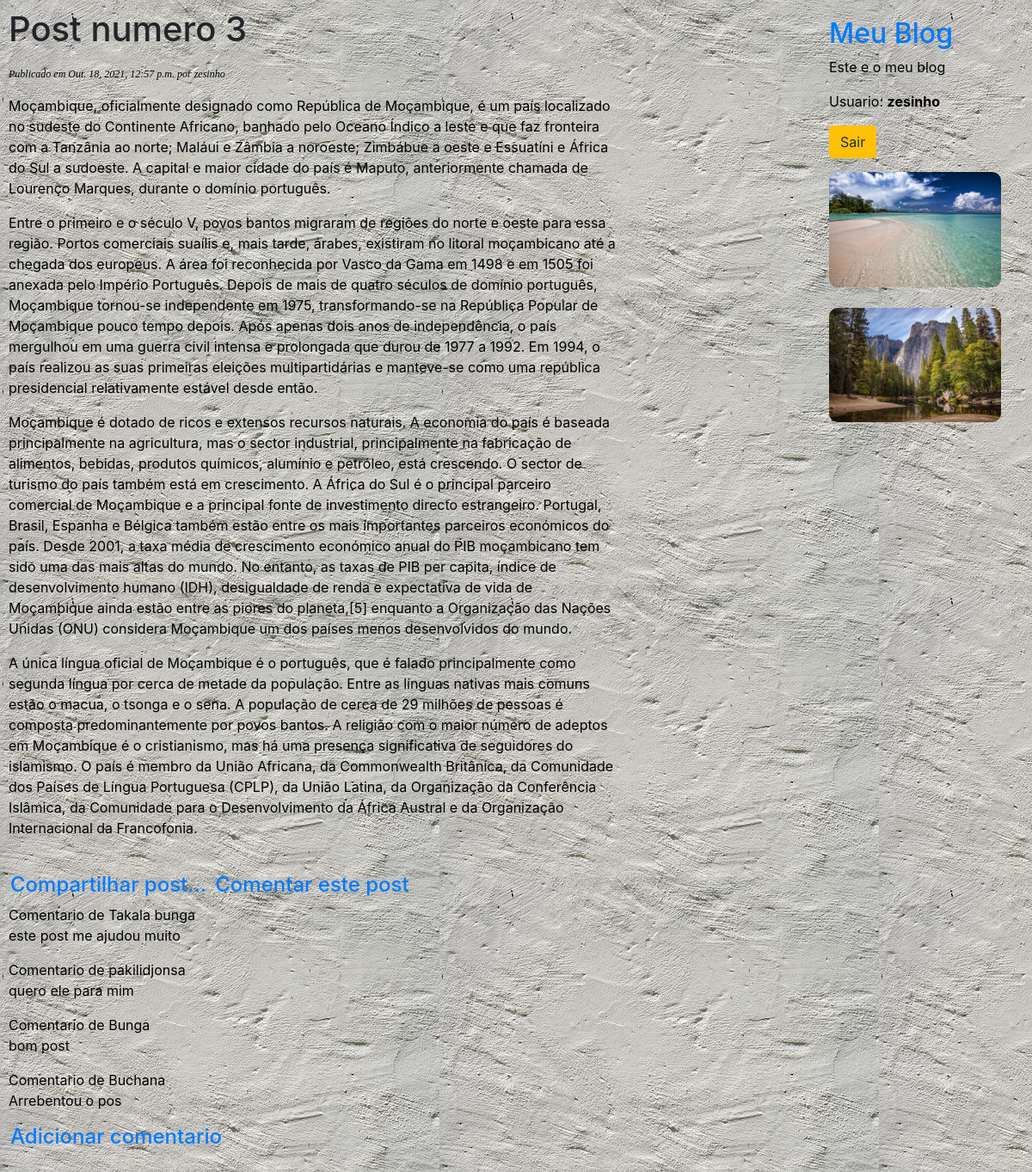
The app's page /post-numero-3/ (signed in) with its own data.
### blog/models.py (models this page shows, shortened)
class Post(models.Model):
    STATUS_CHOICES = (
        ('rascunho', 'Rascunho'),
        ('publicado', 'Publicado')
    )
    objects = models.Manager() #este e o gerenciador padrao
    publicados = PublicadosManager() #nosso gerenciador personalizado
    titulo = models.CharField(max_length=250)
    slug = models.SlugField(max_length=100)
    corpo = models.TextField()
    autor = models.ForeignKey(User, on_delete=models.CASCADE, related_name='blog_posts')
    publicado = models.DateTimeField(default=timezone.now)
    criado = models.DateTimeField(auto_now_add=True)
    status = models.CharField(max_length=9, choices=STATUS_CHOICES, default='rascunho')
    class Meta:
        ordering = ('-publicado',)
        verbose_name = 'Post'
        verbose_name_plural = 'Posts'

class Comentario(models.Model):
    post = models.ForeignKey(Post, on_delete=models.CASCADE)
    nome = models.CharField('nome', max_length=50)
    email = models.EmailField('E-mail')
    corpo = models.TextField('Comentario')
    criado = models.DateTimeField('Data da criacao', auto_now_add=True)
    ativo = models.BooleanField('Ativo', default=False)
    class Meta:
        verbose_name = 'Comentario'
        verbose_name_plural = 'Comentarios'

### blog/views.py (the view)
class DetalharPostView(DetailView):
    template_name = "blog/post/detalharpost.html"
    model = Post
    def _get_coments(self, id_post):
        try:
            return Comentario.objects.filter(post_id=id_post)
        except Comentario.DoesNotExist:
            raise Exception
    def get_context_data(self, **kwargs):
        context = super(DetalharPostView, self).get_context_data(**kwargs)
        context['coments'] = self._get_coments(self.object.id)
        return context

### blog/templates/blog/post/detalharpost.html (shortened to what this page needs)
{% extends 'blog/base.html' %}
{% block conteudo %}
    <h1> {{ post.titulo }} </h1>
    <p class="date">
        Publicado em {{ post.publicado }} por {{ post.autor }}
    </p>
    <p class="paragraph">
        {{ post.corpo|linebreaks }}
    </p>
    <br>
    <h4>
        <span style="margin-right: 2px; margin-left: 2px;">
            <a href="{% url 'blog:share_post' post.id %}">
                Compartilhar post...
            </a>
        </span>
        <span style="margin-right: 2px; margin-left: 2px;">
            <a href="{% url 'blog:comentar_post' post.id %}">
                Comentar este post
            </a>
        </span>
    </h4>
    {% for c in coments %}
        <p> Comentario de {{ c.nome }} <br>
            {{ c.corpo }}
        </p>
    {% endfor %}
    <h4>
        <span style="margin-right: 2px; margin-left: 2px;">
            <a href="{% url 'blog:comentar_post' post.id %}">
                Adicionar comentario
            </a>
        </span>
    </h4>
{% endblock %}

### blog/templates/blog/base.html (shortened to what this page needs)
<!DOCTYPE html>
{% load static %}
<html lang="pt-br">
<head>
    <link rel="stylesheet" href="{% static 'blog/css/blog.css' %}"/>
    <link rel="stylesheet" href="{% static 'blog/css/adminlte.min.css' %}"/>
    <link rel="stylesheet" href="{% static 'blog/css/all.min.css' %}"/>
    <link rel="stylesheet" href="{% static 'blog/css/icheck-bootstrap.min.css' %}"/>
</head>
<body style="background: url('static/img/texture-1504364__340.jpg');">
        <div id="content">
            {% block conteudo %}
            {% endblock %}
        </div>
        <div id="sidebar">
            <h2><a href="{% url 'blog:listar_posts' %}">Meu Blog</a></h2>
            <p>Este e o meu blog</p>
                {% if user.is_anonymous %}
            <p><a class="btn btn-primary" href="{% url 'blog:cadastrouser' %}">Cadastrar</a></p>
            <p><a class="btn btn-primary" href="{% url 'blog:loginuser' %}">Entrar</a></p>
        {% else %}
            <p>Usuario: <b> {{ user.username }} </b></p>
            <p><a class="btn btn-warning" href="{% url 'blog:logoutuser' %}">Sair</a></p>
            <div>
                <img src="static/img/white-sand-beach-2252020_960_720.jpg" style="width: 200px; border-radius: 10px;"/>
            </div>
            <br>
            <div>
                <img src="static/img/mountains-1209302_960_720.jpg" style="width: 200px; border-radius: 10px;"/>
            </div>
        {% endif %}
    </div>
</body>
</html>

### blog/static/blog/css/blog.css (style rules this page uses)
body { background-image: linear-gradient(rgba(0,0,0,0.5), rgba(0,0,0,0.5)) background-size: cover; background-position: center; background-attachment: fixed; width: 100%; heigth: 20px solid #fff; font-family: Arial, sans-serif; padding: 10px; margin: 20px auto; max-width: 1500px; }
a { color: yellow; text-decoration: none; }
p { color: black; text-decoration: none; }
p.date { color: black; font-family: georgia, serif; font-size: 12px; font-style: italic; }
h1 { font-neight: normal; border-bottom: 1px solid #bbb; padding: 0 0 10px 0; }
h2 { font-neight: normal; margin: 10px 0 0; }
#content { float: left; width: 60%; padding: 0 0 30px; }
#sidebar { float: right; width: 20%; padding: 10px; background-color: light grey; height: 500px; border-radius: 10px; }

### records on screen
Post: titulo "Post numero 3", publicado "Out. 18, 2021, 12:57 p.m.", autor "zesinho", corpo "Moçambique, oficialmente designado como República de Moçambique, é um país localizado no sudeste do Continente Africano, banhado pelo Oceano Índico a leste e que faz fronteira com a Tanzânia ao norte; Maláui e Zâmbia a noroeste; Zimbábue a oeste e Essuatíni e África do Sul a sudoeste. A capital e maior cidade do país é Maputo, anteriormente chamada de Lourenço Marques, durante o domínio português. Entre o primeiro e o século V, povos bantos migraram de regiões do norte e oeste para essa região. Portos comerciais suaílis e, mais tarde, árabes, existiram no litoral moçambicano até a chegada dos europeus. A área foi reconhecida por Vasco da Gama em 1498 e em 1505 foi anexada pelo Império…"
Comentario: nome "Takala bunga", corpo "este post me ajudou muito"
Comentario: nome "pakilidjonsa", corpo "quero ele para mim"
Comentario: nome "Bunga", corpo "bom post"
Comentario: nome "Buchana", corpo "Arrebentou o pos"

### other values on screen
{{ user.username }} "zesinho"
